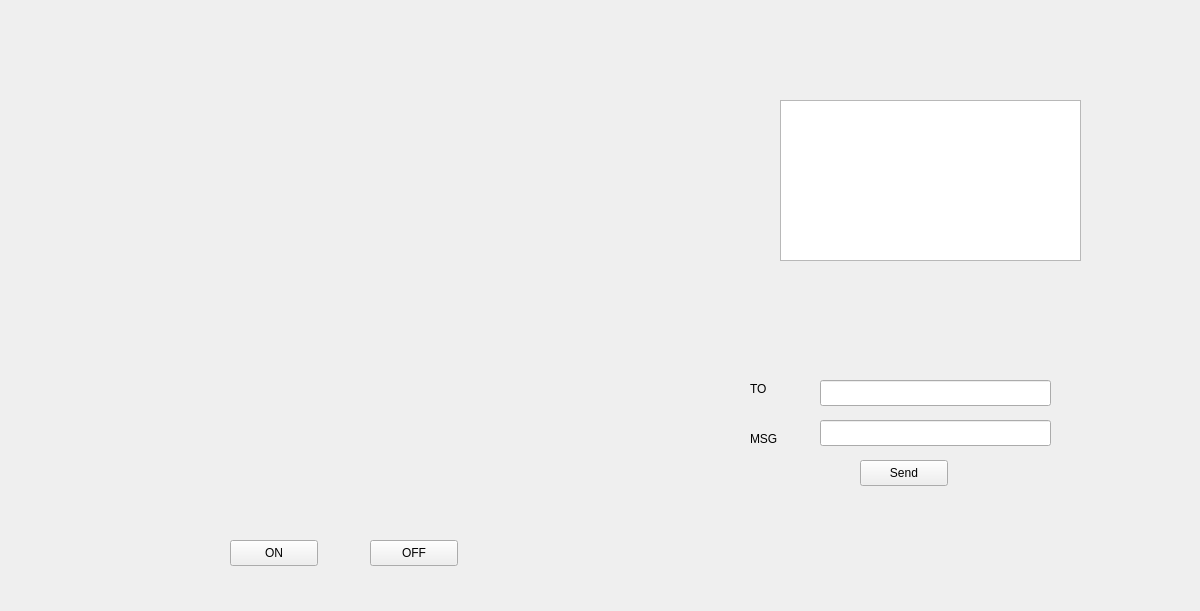
<?xml version="1.0" encoding="UTF-8"?>
<ui version="4.0">
 <class>Widget</class>
 <widget class="QWidget" name="Widget">
  <property name="geometry">
   <rect>
    <x>0</x>
    <y>0</y>
    <width>1200</width>
    <height>611</height>
   </rect>
  </property>
  <property name="windowTitle">
   <string>Widget</string>
  </property>
  <widget class="QPushButton" name="Bt_video_on_off">
   <property name="geometry">
    <rect>
     <x>230</x>
     <y>540</y>
     <width>88</width>
     <height>26</height>
    </rect>
   </property>
   <property name="text">
    <string>ON</string>
   </property>
  </widget>
  <widget class="QPushButton" name="Bt_video_off">
   <property name="geometry">
    <rect>
     <x>370</x>
     <y>540</y>
     <width>88</width>
     <height>26</height>
    </rect>
   </property>
   <property name="text">
    <string>OFF</string>
   </property>
  </widget>
  <widget class="QWidget" name="videoContainer" native="true">
   <property name="geometry">
    <rect>
     <x>70</x>
     <y>10</y>
     <width>640</width>
     <height>480</height>
    </rect>
   </property>
  </widget>
  <widget class="QPushButton" name="Bt_tcp_send">
   <property name="geometry">
    <rect>
     <x>860</x>
     <y>460</y>
     <width>88</width>
     <height>26</height>
    </rect>
   </property>
   <property name="text">
    <string>Send</string>
   </property>
  </widget>
  <widget class="QLineEdit" name="lineEdit_to_cli">
   <property name="geometry">
    <rect>
     <x>820</x>
     <y>380</y>
     <width>231</width>
     <height>26</height>
    </rect>
   </property>
  </widget>
  <widget class="QPlainTextEdit" name="text_onlineUsers">
   <property name="geometry">
    <rect>
     <x>780</x>
     <y>100</y>
     <width>301</width>
     <height>161</height>
    </rect>
   </property>
  </widget>
  <widget class="QLabel" name="label">
   <property name="geometry">
    <rect>
     <x>750</x>
     <y>380</y>
     <width>66</width>
     <height>18</height>
    </rect>
   </property>
   <property name="text">
    <string>TO</string>
   </property>
  </widget>
  <widget class="QLabel" name="label_2">
   <property name="geometry">
    <rect>
     <x>750</x>
     <y>430</y>
     <width>66</width>
     <height>18</height>
    </rect>
   </property>
   <property name="text">
    <string>MSG</string>
   </property>
  </widget>
  <widget class="QLineEdit" name="lineEdit_msg">
   <property name="geometry">
    <rect>
     <x>820</x>
     <y>420</y>
     <width>231</width>
     <height>26</height>
    </rect>
   </property>
  </widget>
 </widget>
 <resources/>
 <connections/>
</ui>
